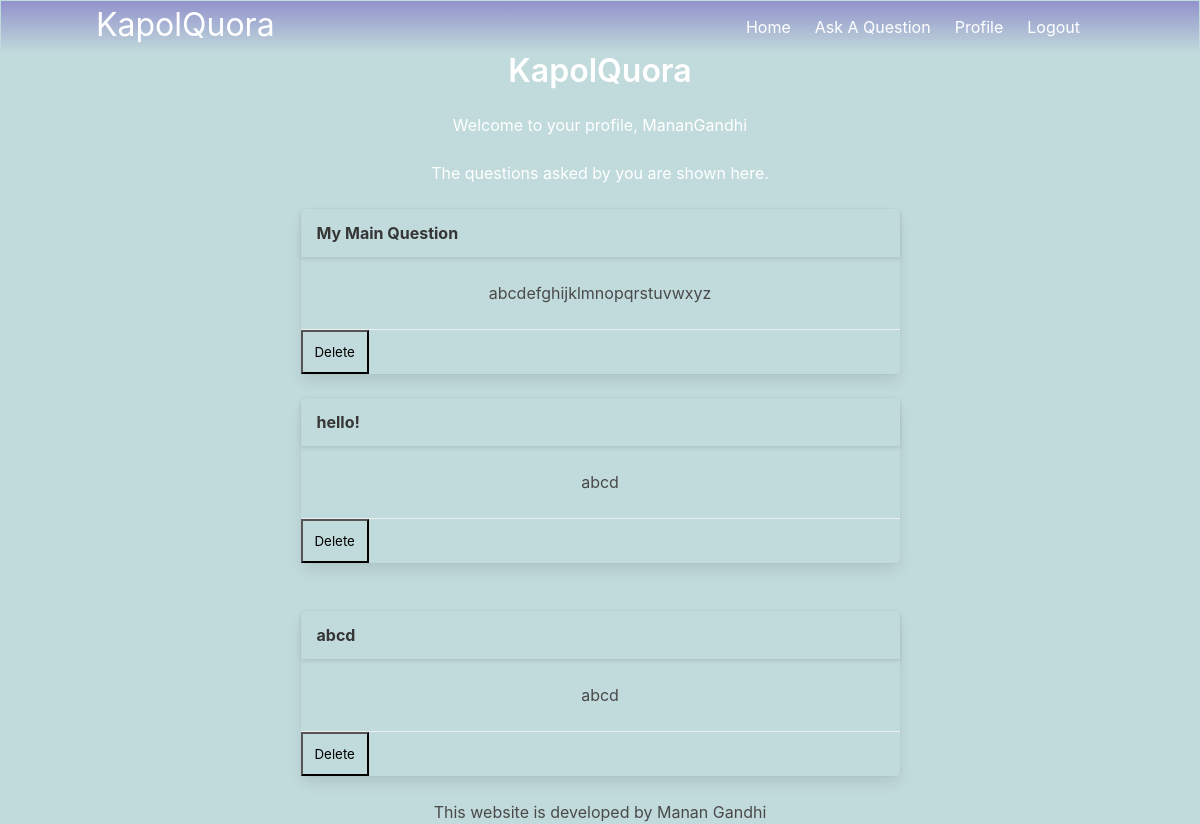
The app's page /profile (signed in), older data.
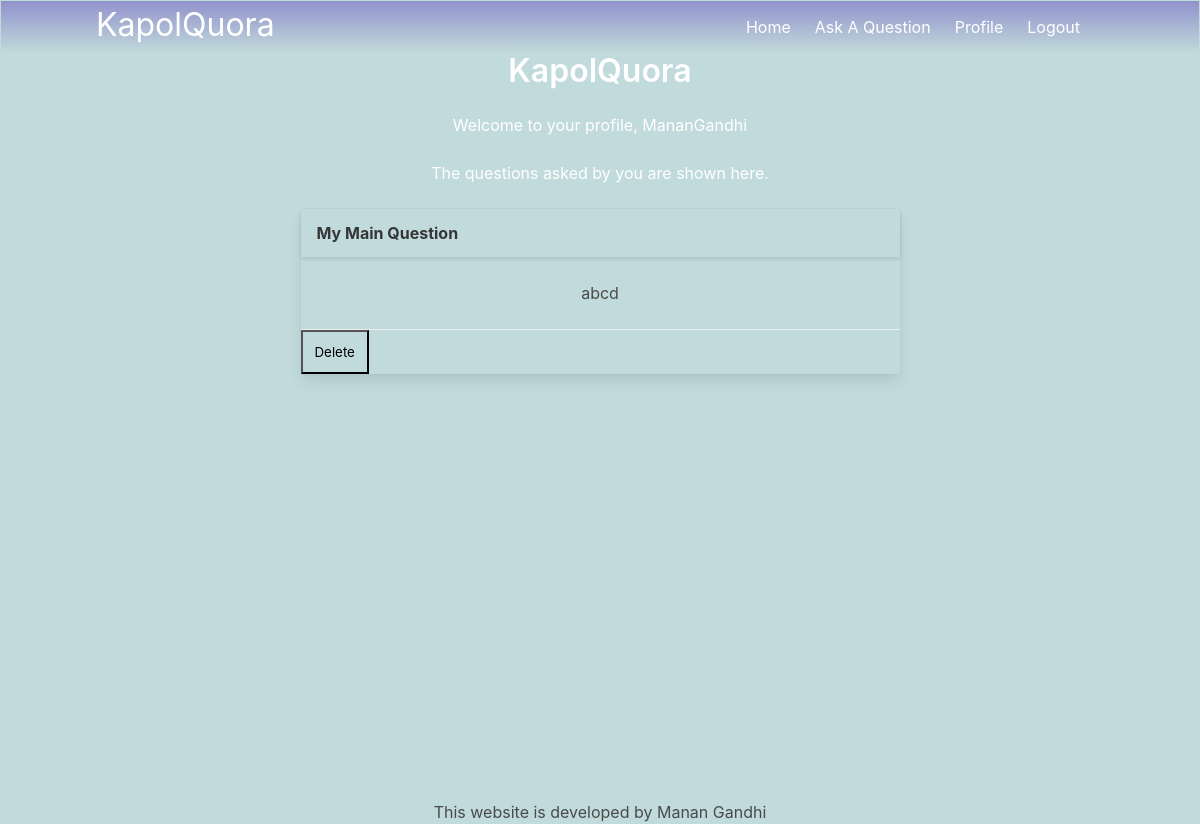
The same page, newer data.
### models.py (models this page shows)
class Questions(db.Model):
    sno=db.Column(db.Integer, primary_key=True)
    question=db.Column(db.String(1000))
    description=db.Column(db.String(100000))
    author=db.Column(db.String(1000))
    std=db.Column(db.Integer())
    answer=db.Column(db.String(100000))

### main.py (the view)
@main.route('/profile')
@login_required
def profile():
    return render_template('profile.html', data=Questions.query.filter(Questions.author==current_user.name).all(), user=current_user.name)

### initial.py (called while the page is built)
def create_app():
    app = Flask(__name__)
    app.config['FLASK_ADMIN_SWATCH'] = 'cerulean'
    app.config['SECRET_KEY'] = 'This-is-my-Secret'
    app.config['SQLALCHEMY_DATABASE_URI'] = 'sqlite:///db.sqlite'
    db.init_app(app)
    login_manager = LoginManager()
    login_manager.login_view = 'auth.login'
    login_manager.init_app(app)
    from models import User
    @login_manager.user_loader
    def load_user(user_id):
        return User.query.get(int(user_id))
    from auth import auth as auth_blueprint
    app.register_blueprint(auth_blueprint)
    from main import main as main_blueprint
    app.register_blueprint(main_blueprint)
    return app

### templates/profile.html (shortened to what this page needs)
{% extends "base.html" %}
{% block content %}
<div style="position:relative; top:0%; text-align: center;">
<h1 class="title">KapolQuora</h1>
<h2>Welcome to your profile, {{user}}</h2><br>
<h5>The questions asked by you are shown here.</h5>
{% if data %}
{% for x in data %}
<br>
<div class="card" style="text-align: center; margin:auto; width: 50%; background-color: transparent;">
    <div class="card-header" style="align-content: center;">
      <p class="card-header-title" style="align-content: center;">
        {{x.question}}
      </p>
    </div>
    <div class="card-content">
      <div class="content">
            {{x.description}}
        <br>
      </div>
    </div>
    <footer class="card-footer" id="answers-area-{{x.sno}}"><form action="/delete" method="POST"><input name="sno" type="text" value="{{x.sno}}" hidden><button class="card-footer-item" style="background-color: transparent; margin:auto;">Delete</button></form></footer>
  </div>
</div>
{% endfor %}
{% else %}
    <h4 style="padding-top:10px">You have not asked any questions till now!</h4>
{% endif %}
{% endblock %}

Row changes from the older to the newer data that the page shows:
removed Questions: question "hello!", description "abcd"
removed Questions: question "abcd", description "abcd"
changed Questions "My Main Question": description "abcdefghijklmnopqrstuvwxyz" → "abcd"
